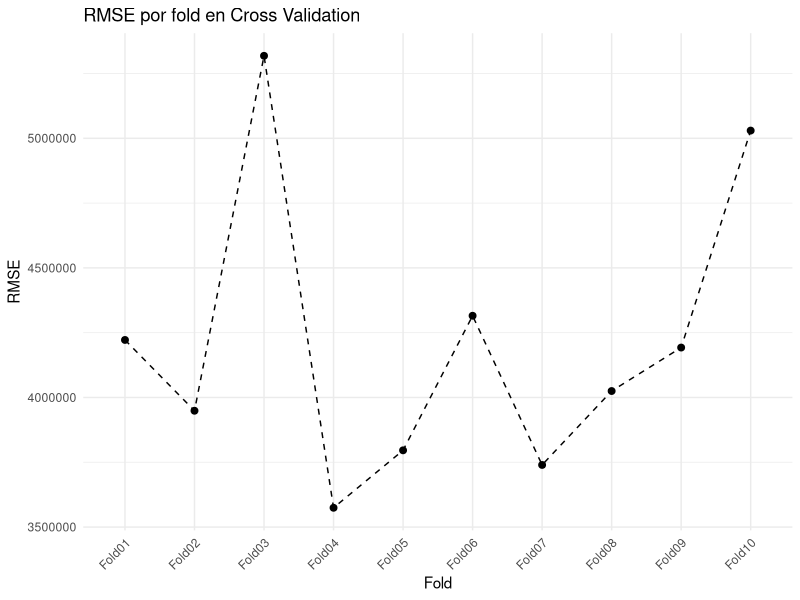
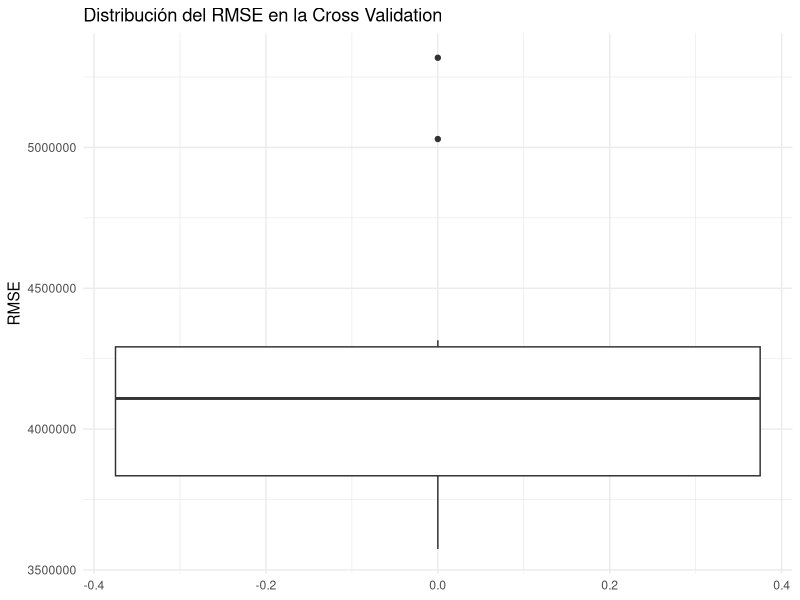
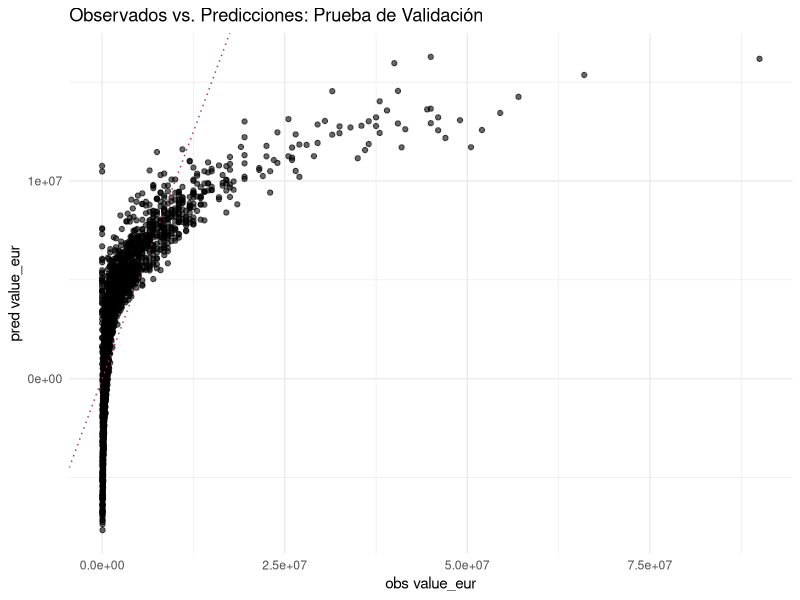

The R source for these figures, in order:
# Import of libraries
library(tidyr)
library(ggplot2)
library(dplyr)
library(caret)

############# Players model ###########################

############# Players model ###########################

# Load data (ensure strings stay character until you convert to factors)
players <- read.csv("data/players.csv", stringsAsFactors = FALSE)

# Drop unneeded cols
players <- players %>%
  select(-short_name, -player_positions, -shooting, -passing)

# Define “Big 6” (corrected spelling)
big6 <- c("England", "Spain", "France", "Portugal", "Brazil", "Argentina")
print(big6)

# Recode nationality into Big6 vs "Others"
players <- players %>%
  mutate(
    nat_group = if_else(nationality %in% big6, nationality, "Others")
  )
print("After recoding nationality into nat_group, head of players:")
print(head(players))
print("Counts per nat_group:")
print(table(players$nat_group))

# Turn that new factor into dummies (drop one to avoid multicollinearity)
dummies <- model.matrix(~ nat_group, data = players)
colnames(dummies) <- gsub("nat_group", "", colnames(dummies))

# Drop one dummy column (e.g., Argentina) to use as reference
# This prevents perfect multicollinearity
if("Argentina" %in% colnames(dummies)) {
  dummies <- dummies[, !colnames(dummies) %in% "Argentina"]
  print("Dropped 'Argentina' dummy - using as reference category")
}

print("Dummy columns created (after dropping reference):")
print(colnames(dummies))
print("Head of dummies:")
print(head(dummies))

# Bind back and drop the old cols
players_final <- bind_cols(
  players %>% select(-nationality, -nat_group),
  as.data.frame(dummies)
)
print("After binding and dropping, head of players_final:")
print(head(players_final))

###################### Train ###################
set.seed(123)

# Split into CV (80%) + Test (20%)
train_idx <- createDataPartition(players_final$value_eur, p = 0.8, list = FALSE)
cv_data   <- players_final[train_idx, ]
test_data <- players_final[-train_idx, ]

print(paste("CV data dimensions:", nrow(cv_data), "x", ncol(cv_data)))
print(paste("Test data dimensions:", nrow(test_data), "x", ncol(test_data)))

# Set up 10-fold CV
cv_ctrl <- trainControl(
  method          = "cv",
  number          = 10,
  verboseIter     = TRUE,          # Shows progress per fold
  savePredictions = "final",
  summaryFunction = defaultSummary
)

# Train the model (ONLY ONCE)
cat("\nStarting 10-fold CV training...\n")
time_taken <- system.time({
  model_lm <- train(
    value_eur ~ .,
    data      = cv_data,
    method    = "lm",
    metric    = "RMSE",
    trControl = cv_ctrl,
    preProcess = c("center", "scale")
  )
})
cat(sprintf("\nTraining completed in %.2f seconds.\n", time_taken["elapsed"]))

# Show CV results
print(model_lm)

# RMSE per fold & visualization
rmse_df <- model_lm$resample %>%
  mutate(Fold = factor(Resample, levels = paste0("Fold", sprintf("%02d", 1:10))))

# Plot RMSE by fold
p1 <- ggplot(rmse_df, aes(x = Fold, y = RMSE)) +
  geom_point(size = 2) +
  geom_line(aes(group = 1), linetype = "dashed") +
  labs(title = "RMSE por fold en Cross Validation",
       x = "Fold",
       y = "RMSE") +
  theme_minimal() +
  theme(axis.text.x = element_text(angle = 45, hjust = 1))

print(p1)

# Boxplot of CV RMSE
p2 <- ggplot(rmse_df, aes(y = RMSE)) +
  geom_boxplot() +
  labs(title = "Distribución del RMSE en la Cross Validation",
       y = "RMSE") +
  theme_minimal()

print(p2)

# Final test-set evaluation
cat("\nEvaluating on test set...\n")
pred_test <- predict(model_lm, newdata = test_data)

# Compute test RMSE
test_rmse <- RMSE(pred_test, test_data$value_eur)
cat(sprintf("Test RMSE: %.2f\n", test_rmse))

# Plot Observed vs Predicted on test
p3 <- ggplot(data.frame(observed = test_data$value_eur, predicted = pred_test), 
             aes(x = observed, y = predicted)) +
  geom_point(alpha = 0.6) +
  geom_abline(intercept = 0, slope = 1, color = "maroon", linetype = "dotted") +
  labs(title = "Observados vs. Predicciones: Prueba de Validación",
       x = "obs value_eur",
       y = "pred value_eur") +
  theme_minimal()

print(p3)

# Optional: Check for any remaining issues
cat("\nModel summary:\n")
print(summary(model_lm$finalModel))

# Check for high correlations between predictors
cat("\nChecking for multicollinearity issues...\n")
if(require(car, quietly = TRUE)) {
  vif_values <- vif(model_lm$finalModel)
  high_vif <- vif_values[vif_values > 10]
  if(length(high_vif) > 0) {
    cat("Variables with high VIF (>10):\n")
    print(high_vif)
  } else {
    cat("No severe multicollinearity detected (all VIF < 10)\n")
  }
}
